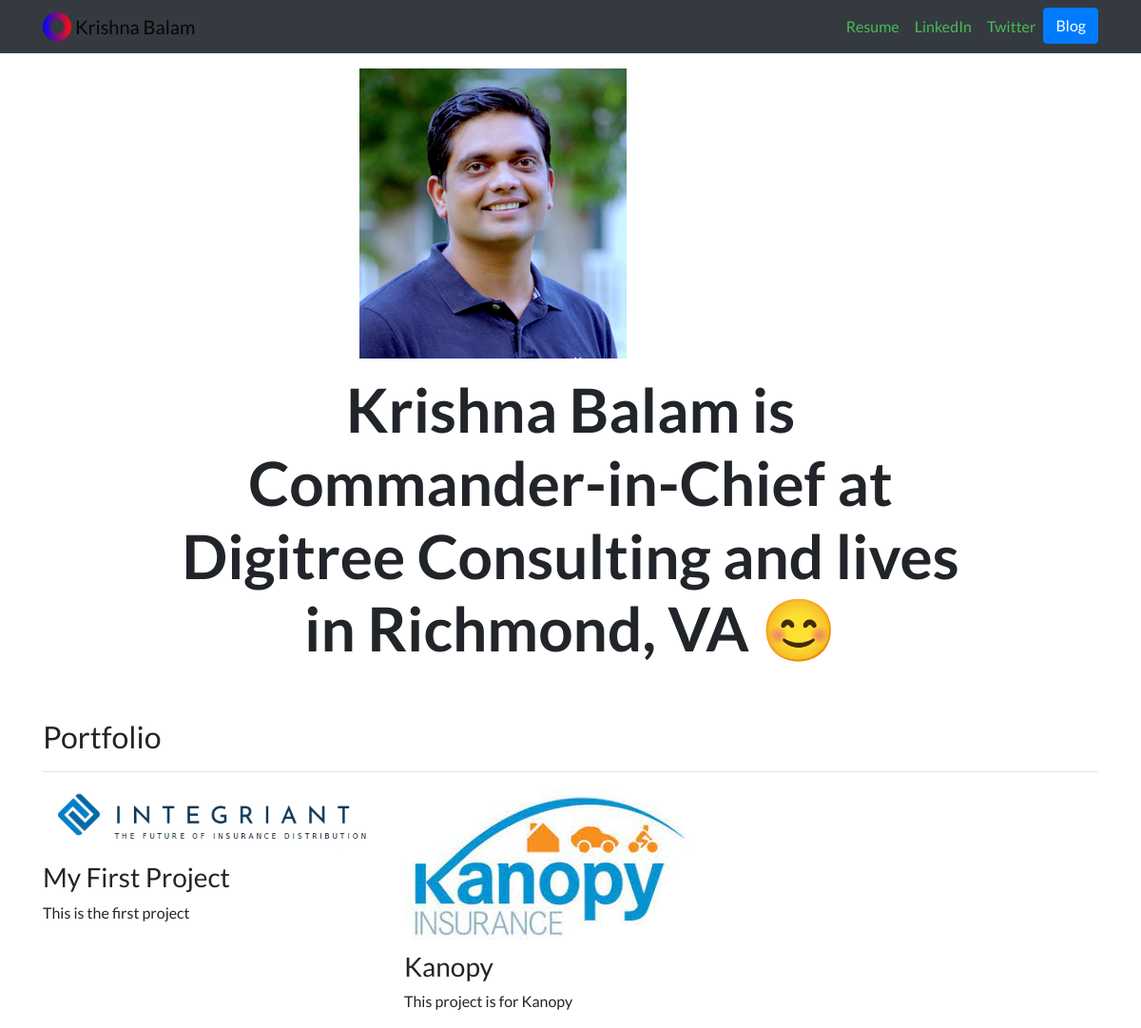
The page / on the database its author committed.
### portfolio/models.py (models this page shows, shortened)
class Project(models.Model):
    title = models.CharField(max_length=100, blank=False, null=False)
    description = models.CharField(max_length=250, blank=True, null=True)
    image = models.ImageField(upload_to='portfolio/images/')
    url = models.URLField(blank=True)

### portfolio/views.py (the view)
# urls.py: 2. Add a URL to urlpatterns:  path('', views.home, name='home')
def home(request):
    projects = Project.objects.all()
    return render(request, 'portfolio/home.html', {'projects': projects})

### portfolio/templates/portfolio/home.html
{% extends "portfolio/base.html" %}
{% load static %}
{% block content %}
<div class="row justify-content-center my-3">
  <div class="col-5">
    <img src="{% static 'portfolio/kbalam.png' %}" class="img-fluid">
  </div>
</div>
<div class="row justify-content-center mb-3">
  <div class="col-md-9 text-center">
    <h1 id="hometext" class="font-weight-bold">Krishna Balam is Commander-in-Chief at Digitree Consulting and lives in Richmond, VA 😊</h1>
  </div>
</div>
<h2 class="mt-5">Portfolio</h2>
<hr>
<div class="row">
  {% for project in projects %}
  <div class="col-lg-4 col-md-6">
    {% if project.url %}
    <a href="{{ project.url }}">
      <img src="{{ project.image.url }}" class="img-fluid mb-2">
    </a>
    {% else %}
    <img src="{{ project.image.url }}" class="img-fluid mb-2">
    {% endif %}
    <h3>{{ project.title }}</h3>
    <p>{{ project.description }}</p>
  </div>
  {% endfor %}
</div>
{% endblock %}

### portfolio/templates/portfolio/base.html (shortened to what this page needs)
{% load static %}
<!doctype html>
<html lang="en">
<head>
  <link rel="stylesheet" href="https://stackpath.bootstrapcdn.com/bootstrap/4.4.1/css/bootstrap.min.css">
  <link rel="stylesheet" href="{% static "portfolio/custom.css" %}">
</head>
<body>
  <nav id="topNav" class="navbar navbar-expand-lg navbar-light bg-dark">
    <div class="container">
      <a class="navbar-brand" href="{% url 'home' %}">
        <img src="{% static "portfolio/Logo.png" %}" width="30" height="30" class="d-inline-block align-top" alt="KK's Logo">
        <span>Krishna Balam</span>
      </a>
      <div class="collapse navbar-collapse text-center" id="navbarNav">
        <ul class="navbar-nav ml-auto">
          <li class="nav-item">
            <a class="nav-link" href="{% static "portfolio/KB-Resume-20210219.pdf" %}">Resume</a>
          </li>
          <li class="nav-item">
            <a class="nav-link" href="https://www.linkedin.com/in/krishnakbalam/" target="_blank">LinkedIn</a>
          </li>
          <li class="nav-item">
            <a class="nav-link" href="https://twitter.com/KrishnaBalam" target="_blank">Twitter</a>
          </li>
          <li>
            <a role="button" href="{% url 'blog:all_blogs' %}" class="btn btn-primary">Blog</a>
          </li>
        </ul>
      </div>
    </div>
  </nav>
  <div class="container">
    {% block content %}{% endblock %}
  </div>
</body>
</html>

### portfolio/static/portfolio/custom.css (style rules this page uses)
.navbar-nav .nav-link { color: rgb(74, 187, 83) !important; }
body { font-family: 'Lato', sans-serif; }
@media (min-width: 992px) { #hometext { font-size: 4rem; } }

### rows shown on the page
Project: image (picture), title "My First Project", description "This is the first project"
Project: image (picture), title "Kanopy", description "This project is for Kanopy"
